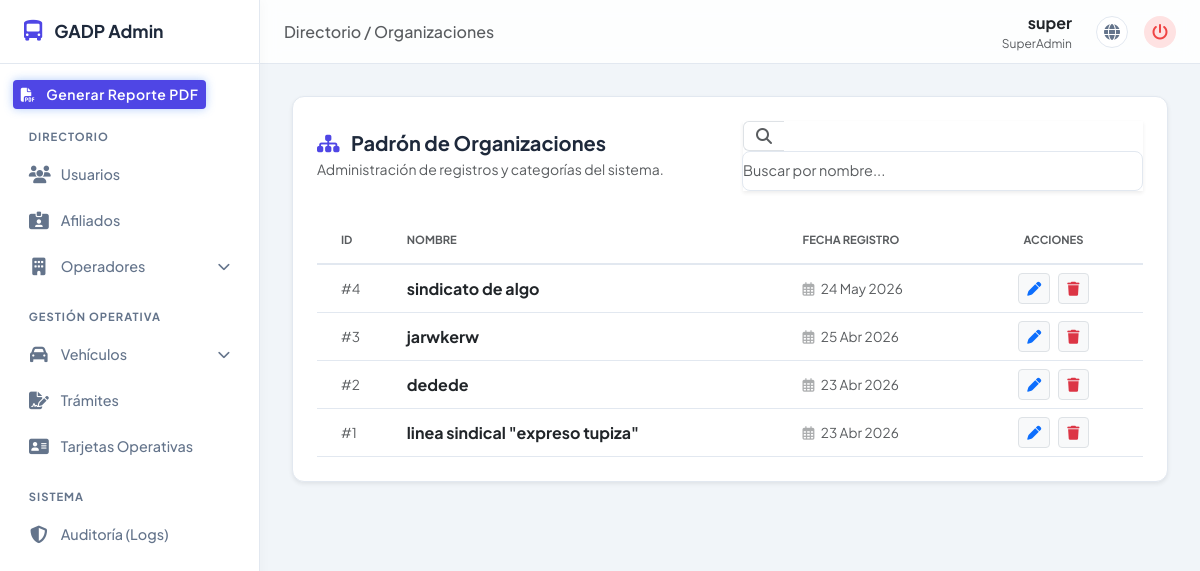
Page /gestion/organizaciones/ (signed in) on the committed database.
### apps/usuario/models.py (models this page shows, shortened)
class Usuario(AbstractUser):
    ROLES = (
        ('sa', 'Super Administrador'),
        ('a', 'Administrador'),
        ('u', 'Tecnico')
    )
    rol = models.CharField(max_length=2, choices=ROLES, default='u')
    objects = UsuarioManager()

### apps/operador/models.py (models this page shows, shortened)
class Organizacion(models.Model):
    nombre = models.CharField(max_length=500)
    fecha_registro = models.DateTimeField(auto_now_add=True)

### apps/gestion/views.py (the view, shortened to what this page needs)
# urls.py: path('organizaciones/', views.gestion_organizaciones, name='organizacion_list'),
@login_required
@user_passes_test(es_superadmin, login_url='/', redirect_field_name=None)
def gestion_organizaciones(request: HttpRequest) -> HttpResponse:
    q = request.GET.get('q', '').strip()
    try:
        lista = Organizacion.objects.all().order_by('-fecha_registro')
        if q:
            lista = lista.filter(nombre__icontains=q)
        paginator = Paginator(lista, 20)
        registros = paginator.get_page(request.GET.get('page'))
    except DatabaseError as e:
        logger.error(f"Error listando organizaciones: {e}")
        registros = []
    contexto = {
        'registros': registros,
        'q': q,
        'form_generico': OrganizacionForm(),
        'titulo': 'Organizaciones',
        'icono': 'fa-sitemap'
    }
    return render(request, 'gestion/gestion_organizaciones.html', contexto)

### apps/operador/forms.py
class OrganizacionForm(BootstrapFormMixin, forms.ModelForm):
    class Meta:
        model = Organizacion
        fields = ['nombre']
        labels = {
            'nombre': 'Nombre de la Organización',
        }
        widgets = {
            'nombre': forms.TextInput(
                attrs={'placeholder': 'Ej. Sindicato 1ro de Mayo, Cooperativa San Cristóbal...'}
            ),
        }

### apps/usuario/permisos.py (called while the page is built)
def es_superadmin(user):
    return user.is_authenticated and user.rol == 'sa'

### apps/gestion/templates/gestion/gestion_organizaciones.html (shortened to what this page needs)
{% extends 'gestion/base_admin.html' %}
{% block header_title %}Directorio / {{ titulo }}{% endblock %}
{% block content %}
<div class="card-panel shadow-sm">
    <div class="d-flex flex-column flex-md-row justify-content-between align-items-md-center mb-4 gap-3">
        <div>
            <h5 class="mb-1 fw-bold" style="color: var(--text-main);">
                <i class="fas {{ icono }} me-2" style="color: var(--accent-blue);"></i> Padrón de {{ titulo }}
            </h5>
            <p class="text-muted small mb-0">Administración de registros y categorías del sistema.</p>
        </div>
        <form id="formBuscador" class="d-flex" style="max-width: 400px; width: 100%;">
            <div class="input-group shadow-sm">
                <span class="input-group-text bg-white border-end-0 text-muted">
                    <i class="fas fa-search" id="iconoBusqueda"></i>
                </span>
                <input type="text" id="searchInput" name="q" value="{{ q }}" class="form-control border-start-0 ps-0" placeholder="Buscar por nombre..." autocomplete="off">
            </div>
        </form>
    </div>
    <div id="tablaContainer" class="table-responsive">
        <table class="table table-hover align-middle mb-0">
            <thead class="bg-light">
                <tr style="border-bottom: 2px solid var(--border-color);">
                    <th class="text-muted text-uppercase fw-bold py-3 ps-4" style="font-size: 0.7rem;">ID</th>
                    <th class="text-muted text-uppercase fw-bold py-3" style="font-size: 0.7rem;">Nombre</th>
                    <th class="text-muted text-uppercase fw-bold py-3" style="font-size: 0.7rem;">Fecha Registro</th>
                    <th class="text-muted text-uppercase fw-bold py-3 text-center pe-4" style="font-size: 0.7rem;">Acciones</th>
                </tr>
            </thead>
            <tbody style="background-color: var(--bg-surface);">
                {% for item in registros %}
                <tr style="border-bottom: 1px solid var(--border-color);">
                    <td class="text-muted ps-4" style="font-size: 0.85rem;">#{{ item.id }}</td>
                    <td class="fw-bold text-dark">{{ item.nombre }}</td>
                    <td class="text-muted" style="font-size: 0.85rem;">
                        <i class="far fa-calendar-alt me-1 opacity-50"></i> {{ item.fecha_registro|date:"d M Y" }}
                    </td>
                    <td class="text-center pe-4">
                        <div class="d-inline-flex gap-2">
                            <button type="button" class="btn btn-sm btn-light border" onclick="abrirModalEdicion('{{ item.id }}', '{{ item.nombre|escapejs }}')" title="Editar">
                                <i class="fas fa-pen text-primary"></i>
                            </button>
                            <button type="button" class="btn btn-sm btn-light border" onclick="abrirModalEliminacion('{{ item.id }}', '{{ item.nombre|escapejs }}')" title="Eliminar">
                                <i class="fas fa-trash text-danger"></i>
                            </button>
                        </div>
                    </td>
                </tr>
                {% endfor %}
            </tbody>
        </table>
    </div>
</div>
{% endblock %}

### apps/gestion/templates/gestion/base_admin.html (shortened to what this page needs)
{% load static %}
<!DOCTYPE html>
<html lang="es">
<head>
    <link href="https://cdn.jsdelivr.net/npm/bootstrap@5.3.0/dist/css/bootstrap.min.css" rel="stylesheet">
    <link rel="stylesheet" href="https://cdnjs.cloudflare.com/ajax/libs/font-awesome/6.4.0/css/all.min.css">
</head>
<body>
    <aside class="sidebar" id="sidebar">
        <a href="#" class="sidebar-brand">
            <i class="fas fa-bus-alt"></i>
            <span>GADP Admin</span>
        </a>
        <div class="sidebar-nav">
            <a href="{% url 'gestion:reporte_general_pdf' %}" class="btn btn-sm text-white" style="background-color: var(--accent-blue); border: none; font-weight: 600; letter-spacing: 0.5px; box-shadow: 0 0 10px rgba(59, 130, 246, 0.4);" title="Descargar Reporte General">
                <i class="fas fa-file-pdf me-2"></i> Generar Reporte PDF
            </a>
            <div class="nav-label">Directorio</div>
            <a href="{% url 'gestion:usuario_list' %}" class="sidebar-link">
                <i class="fas fa-users icon-main"></i>
                <span>Usuarios</span>
            </a>
            <a href="{% url 'gestion:afiliado_list' %}" class="sidebar-link">
                <i class="fas fa-id-card-clip icon-main"></i>
                <span>Afiliados</span>
            </a>
            <a href="#operadoresSubmenu" class="sidebar-link" data-bs-toggle="collapse" aria-expanded="false">
                <i class="fas fa-building icon-main"></i>
                <span>Operadores</span>
                <i class="fas fa-chevron-down chevron"></i>
            </a>
            <div class="nav-label">Gestión Operativa</div>
            <a href="#vehiculosSubmenu" class="sidebar-link" data-bs-toggle="collapse" aria-expanded="false">
                <i class="fas fa-car icon-main"></i>
                <span>Vehículos</span>
                <i class="fas fa-chevron-down chevron"></i>
            </a>
            <a href="{% url 'gestion:tramite_list' %}" class="sidebar-link">
                <i class="fas fa-file-signature icon-main"></i>
                <span>Trámites</span>
            </a>
            <a href="{% url 'gestion:tarjeta_list' %}" class="sidebar-link">
                <i class="fas fa-address-card icon-main"></i>
                <span>Tarjetas Operativas</span>
            </a>
            <div class="nav-label">Sistema</div>
            <a href="{% url 'gestion:historial_list' %}" class="sidebar-link">
                <i class="fas fa-shield-halved icon-main"></i>
                <span>Auditoría (Logs)</span>
            </a>
        </div>
    </aside>
    <div class="main-wrapper">
        <header class="top-header">
            <div class="d-flex align-items-center gap-3">
                <h5 class="mb-0 text-muted d-none d-md-block fs-6 fw-medium">
                    {% block header_title %}Panel de Control{% endblock %}
                </h5>
            </div>
            <div class="d-flex align-items-center gap-3">
                <div class="text-end d-none d-sm-block me-2">
                    <div class="fw-bold fs-6 text-dark">{{ request.user.username|default:"Administrador" }}</div>
                    <div class="text-muted" style="font-size: 0.75rem;">SuperAdmin</div>
                </div>
                <a href="/" class="header-btn header-btn-portal" title="Ir al Portal Público">
                    <i class="fas fa-globe"></i>
                </a>
                <a href="{% url 'logout' %}" class="header-btn header-btn-logout" title="Cerrar Sesión">
                    <i class="fas fa-power-off"></i>
                </a>
            </div>
        </header>
        <main class="content-area">
            {% block content %}{% endblock %}
        </main>
    </div>
</body>
</html>

### apps/gestion/templates/gestion/base_admin.html (style rules this page uses)
:root { --bg-body: #f1f5f9; --bg-surface: #ffffff; --bg-hover: #f8fafc; --text-main: #1e293b; --text-muted: #64748b; --accent-blue: #4f46e5; --border-color: #e2e8f0; --sidebar-width: 260px; --header-height: 64px; }
body { background-color: var(--bg-body); color: var(--text-main); font-family: 'Plus Jakarta Sans', sans-serif; overflow: hidden; display: flex; height: 100vh; }
.sidebar { width: var(--sidebar-width); background-color: var(--bg-surface); border-right: 1px solid var(--border-color); display: flex; flex-direction: column; transition: all 0.3s ease; z-index: 1040; box-shadow: 4px 0 10px rgba(0,0,0,0.02); }
.sidebar-brand { height: var(--header-height); display: flex; align-items: center; padding: 0 1.5rem; font-size: 1.1rem; font-weight: 700; color: var(--text-main); border-bottom: 1px solid var(--border-color); text-decoration: none; gap: 12px; transition: background-color 0.2s; }
.sidebar-brand i { color: var(--accent-blue); font-size: 1.3rem; }
.sidebar-nav { flex: 1; overflow-y: auto; padding: 1rem 0.8rem; }
.nav-label { font-size: 0.7rem; text-transform: uppercase; letter-spacing: 1px; color: var(--text-muted); font-weight: 700; margin: 1.2rem 0 0.5rem 1rem; }
.sidebar-link { display: flex; align-items: center; gap: 12px; color: var(--text-muted); text-decoration: none; padding: 0.7rem 1rem; border-radius: 8px; font-size: 0.9rem; font-weight: 500; transition: all 0.2s ease; margin-bottom: 2px; }
.sidebar-link i.icon-main { font-size: 1.1rem; width: 20px; text-align: center; }
.sidebar-link i.chevron { margin-left: auto; font-size: 0.8rem; transition: transform 0.3s; }
.main-wrapper { flex: 1; display: flex; flex-direction: column; overflow-x: hidden; }
.top-header { height: var(--header-height); background-color: rgba(255, 255, 255, 0.85); backdrop-filter: blur(10px); border-bottom: 1px solid var(--border-color); display: flex; align-items: center; justify-content: space-between; padding: 0 1.5rem; z-index: 1030; }
.content-area { flex: 1; padding: 2rem; overflow-y: auto; }
.header-btn { display: inline-flex; align-items: center; justify-content: center; width: 32px; height: 32px; border-radius: 50%; transition: all 0.2s ease; text-decoration: none; }
.header-btn-portal { border: 1px solid var(--border-color); color: var(--text-muted); background: var(--bg-surface); }
.header-btn-logout { background-color: #fee2e2; color: #ef4444; border: none; }
.card-panel { background-color: var(--bg-surface); border: 1px solid var(--border-color); border-radius: 12px; padding: 1.5rem; box-shadow: 0 1px 3px rgba(0,0,0,0.05); }

### apps/gestion/templates/gestion/gestion_organizaciones.html (style rules this page uses)
.django-form-light input, #searchInput { background-color: var(--bg-surface) !important; color: var(--text-main) !important; border: 1px solid var(--border-color) !important; width: 100%; padding: 0.5rem 0.75rem; border-radius: 8px; font-size: 0.9rem; transition: all 0.2s ease; }

### rows in the picture
Usuario: user.username "super"
Organizacion: id "4", nombre "sindicato de algo", fecha_registro "24 May 2026"
Organizacion: id "3", nombre "jarwkerw", fecha_registro "25 Abr 2026"
Organizacion: id "2", nombre "dedede", fecha_registro "23 Abr 2026"
Organizacion: id "1", nombre "linea sindical \"expreso tupiza\"", fecha_registro "23 Abr 2026"

### other values in the picture
{{ titulo }} "Organizaciones"
